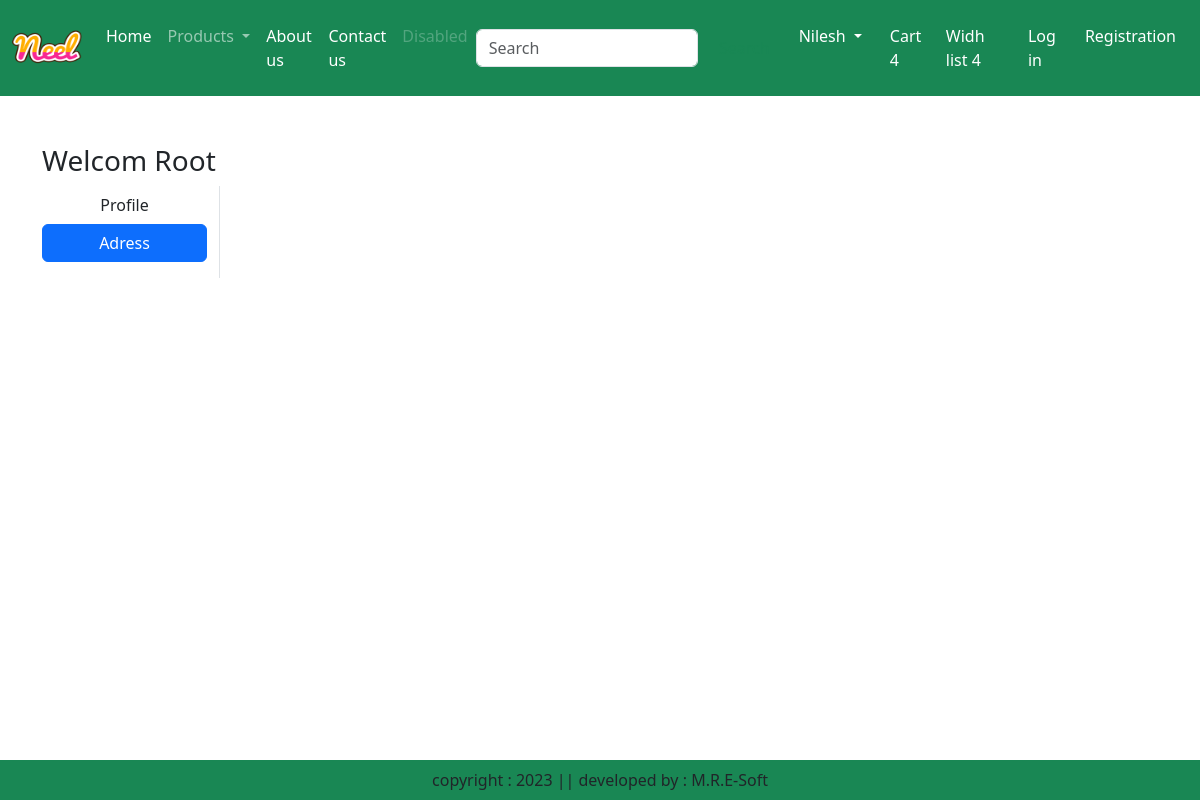
The app's page /adress/ (signed in), older data.
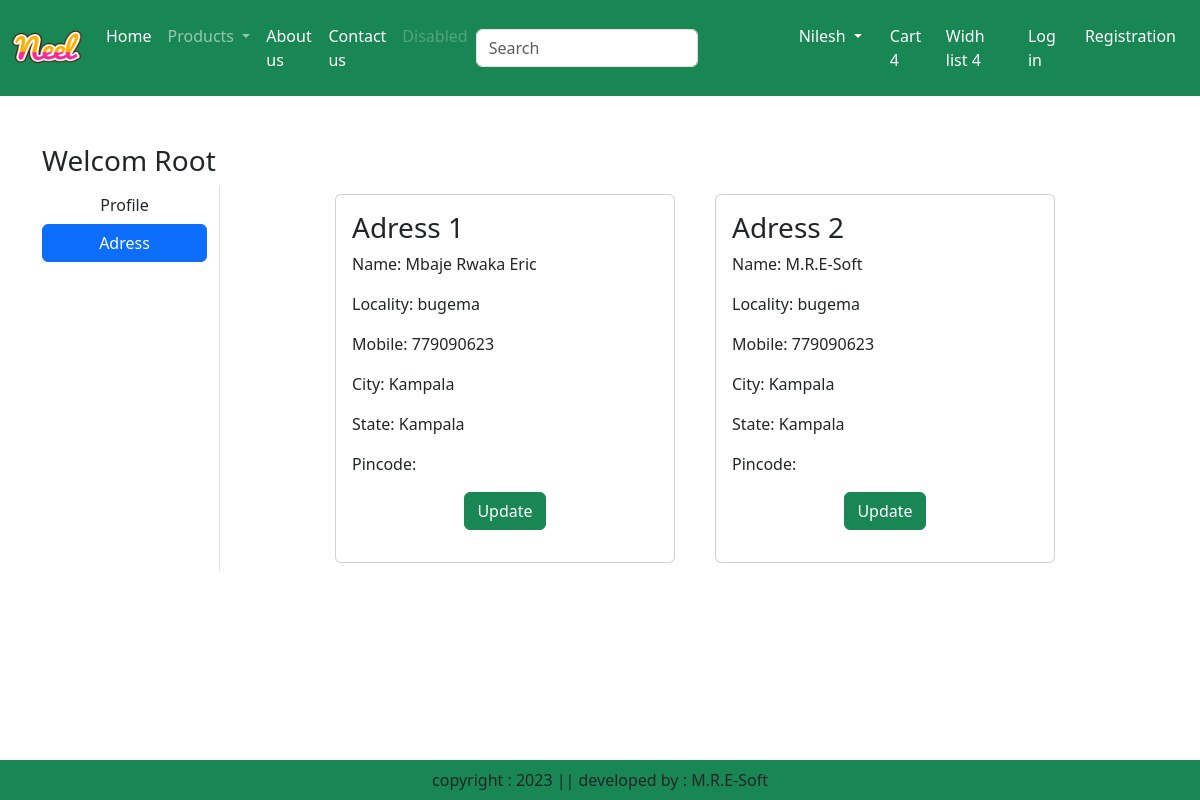
The same page, newer data.
### app/models.py (models this page shows, shortened)
class Customer(models.Model):
    user = models.ForeignKey(User,on_delete=models.CASCADE)
    name = models.CharField(max_length=200)
    locality = models.CharField(max_length=200)
    city = models.CharField(max_length=50)
    mobile = models.IntegerField(default=0)
    zipcode = models.IntegerField()
    state = models.CharField(choices=STATE_CHOICES, max_length=100)

### app/views.py (the view)
# urls.py: path("adress/" , views.adress, name="adress"),
def adress(request):
    add = Customer.objects.filter(user=request.user)
    return render(request, 'app/address.html',locals())

### app/templates/app/address.html (shortened to what this page needs)
{% extends 'app/base.html' %}
{% load static %}
{% block main-content %}
<div class="container my-5">
    <div class="row">
       <h3>Welcom <span class="text-capitalize">{{request.user}}</span></h3>
        <div class="col-sm-2 border-end">
                <ul class="list-unstyled">
                  <li class="d-grid"><a href="{% url 'profile' %}" class="btn">Profile</a></li>
                  <li class="d-grid"><a href="{% url 'adress' %}" class="btn btn-primary">Adress</a></li>
                </ul>
       </div>
       <div class="col-sm-8 offset-sm-1">
            <div class="row">
                {% for ad in add %}
                <div class="col-sm-6">
                    <div class="card m-2">
                        <div class="card-body">
                            <h3>Adress {{forloop.counter}}</h3>
                            <p>Name: {{ad.name}}</p>
                            <p>Locality: {{ad.locality}}</p>
                            <p>Mobile: {{ad.mobile}}</p>
                            <p>City: {{ad.city}}</p>
                            <p>State: {{ad.state}}</p>
                            <p>Pincode: {{ad.pincode}}</p>
                            <p class="text-center"><a href="{% url 'updateAddress' pk=ad.id %}" type="button" class="btn btn-success">Update</a></p>
                        </div>
                    </div>
                </div>
                {% endfor %}
            </div>
       </div>
{% endblock main-content %}

### app/templates/app/base.html (shortened to what this page needs)
{% load static %}
<!DOCTYPE html>
    <head>
        <link href="https://cdn.jsdelivr.net/npm/bootstrap@5.3.0-alpha1/dist/css/bootstrap.min.css" rel="stylesheet">
        <link rel="stylesheet" href="">
        <link rel="stylesheet" href="{% static 'app/css/owl.carousel.min.css' %}"/>
        <link rel="stylesheet" href="{% static 'app/css/all.min.css' %}"/>
        <link rel="stylesheet" href="{% static 'app/css/style.css' %}"/>
    </head>
    <body>
        <nav class="navbar navbar-expand-lg navbar-dark bg-success">
            <div class="container-fluid">
              <a class="navbar-brand" href="#">
                <img src="{% static "app/images/Neel.png" %}" width="70" height="70"/>
              </a>
              <div class="collapse navbar-collapse" id="navbarSupportedContent">
                <ul class="navbar-nav me-auto mb-2 mb-lg-0">
                  <li class="nav-item">
                    <a class="nav-link active" aria-current="page" href="/">Home</a>
                  </li>
                  <li class="nav-item dropdown">
                    <a class="nav-link dropdown-toggle" href="#" role="button" data-bs-toggle="dropdown" aria-expanded="false">
                      Products
                    </a>
                  </li>
                  <li class="nav-item">
                    <a class="nav-link text-white" href="{% url 'about' %}">About us</a>
                  </li>
                  <li class="nav-item">
                    <a class="nav-link text-white" href="{% url 'contact' %}">Contact us</a>
                  </li>
                  <li class="nav-item">
                    <a class="nav-link disabled">Disabled</a>
                  </li>
                </ul>
                <form class="d-flex" role="search">
                  <input class="form-control me-2" type="search" placeholder="Search" aria-label="Search">
                  <button class="btn btn-outline-success" type="submit">Search</button>
                </form>
              </div>
              <ul class="navbar-nav me auto mb-1 mb-lg-0">
                <li class="nav-item dropdown mx-2">
                  <a class="nav-link dropdown-toggle text-white" href="#" id="profileDropdown" role="button" data-bs-toggle="dropdown" aria-expanded="false"> Nilesh
                  </a>
               </li>
                   <li class="nav-item mx-1">
                    <a href="#" class="nav-link text-white">Cart 4</a>
                   </li>
                   <li class="nav-item mx-1">
                    <a href="#" class="nav-link text-white">Widh list 4</a>
                   </li>
                   <li class="nav-item mx-1">
                    <a href="{% url 'login' %}" class="nav-link text-white">Log in</a>
                   </li>
                   <li class="nav-item mx-1">
                    <a href="{% url 'customerregistration' %}" class="nav-link text-white">Registration</a>
                   </li>
              </ul>
            </div>
           </nav>
         {% block main-content %} {% endblock main-content %}
         <footer class="containner-fluid fixed-bottom bg-success text-center p-2 mt-5">
            copyright : 2023 || developed by : M.R.E-Soft

Row changes from the older to the newer data that the page shows:
added Customer: name "Mbaje Rwaka Eric", locality "bugema", mobile "779090623", city "Kampala", state "Kampala"
added Customer: name "M.R.E-Soft", locality "bugema", mobile "779090623", city "Kampala", state "Kampala"
